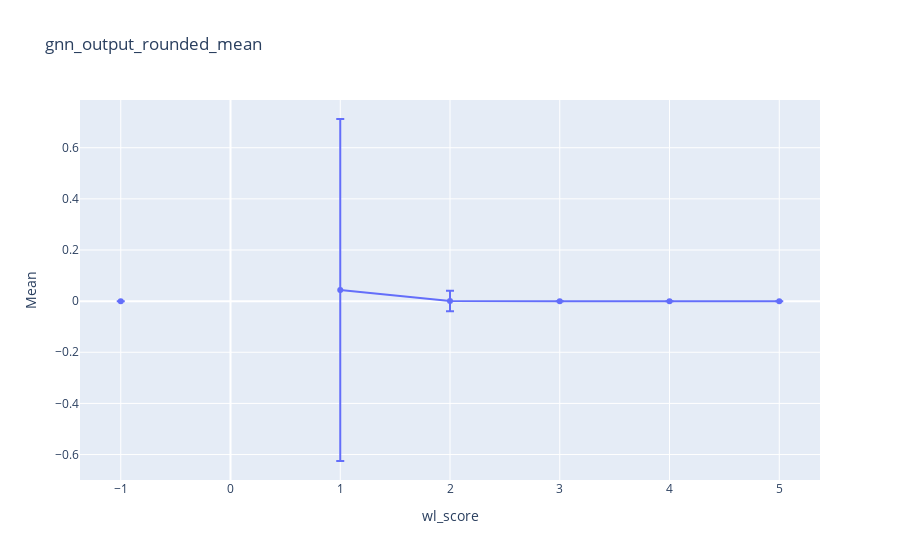

Notebook source saved alongside this figure:
### Code cell
gnn_output_rounded_mean = np.array([means[wl_score]["gnn_output_rounded"] for wl_score in range(-1, max_wl_score + 1)])
gnn_output_rounded_std = np.array([stds[wl_score]["gnn_output_rounded"] for wl_score in range(-1, max_wl_score + 1)])
x = list(range(-1, max_wl_score + 1))

fig = go.Figure(data=go.Scatter(x=x, y=gnn_output_rounded_mean, error_y=dict(type='data', array=gnn_output_rounded_std)))
fig.update_layout(title="gnn_output_rounded_mean", xaxis_title="wl_score", yaxis_title="Mean")
fig.show()

### Figure 1 — Plotly figure (JSON) as saved in the notebook; plotly's stock layout.template omitted (floating-point values rounded to 4 significant figures)
{"data": [{"error_y": {"array": [2.747e-07, null, 0.6688, 0.03989, 2.67e-07, 2.203e-07, 0], "type": "data"}, "type": "scatter", "x": [-1, 0, 1, 2, 3, 4, 5], "y": [2.316e-09, null, 0.04355, 0.0006144, -4.518e-09, 1.448e-08, -3.725e-08]}], "layout": {"title": {"text": "gnn_output_rounded_mean"}, "xaxis": {"title": {"text": "wl_score"}}, "yaxis": {"title": {"text": "Mean"}}}}
